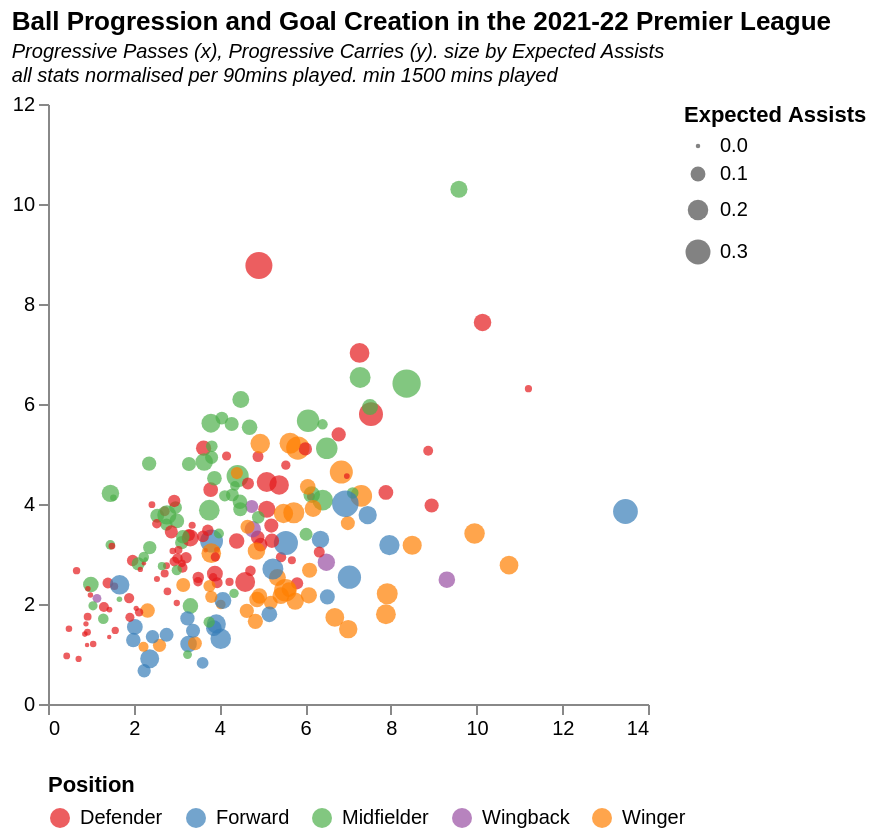

Vega-Lite specification for this chart:
### Vega-Lite specification from a JSON file in a GitHub repository (floating-point values rounded to 4 significant figures; data arrays with more than 128 entries replaced by an {"elided": "..."} marker saying what was removed)
{"$schema": "https://vega.github.io/schema/vega-lite/v5.json", "title": {"text": ["Ball Progression and Goal Creation in the 2021-22 Premier League"], "subtitle": ["Progressive Passes (x), Progressive Carries (y). size by Expected Assists", "all stats normalised per 90mins played. min 1500 mins played"], "subtitleFontStyle": "italic", "subtitleFontSize": 10, "anchor": "start", "color": "black"}, "config": {"background": "white", "view": {"stroke": "transparent"}}, "data": {"values": {"elided": "216 records"}}, "mark": {"type": "circle", "color": "#000080", "opacity": 0.7}, "height": 300, "width": 300, "encoding": {"x": {"field": "Progressive Carries", "type": "quantitative", "scale": {"domain": [0, 14]}, "axis": {"grid": false}, "title": null}, "y": {"field": "Progressive Passes", "type": "quantitative", "scale": {"domain": [0, 12]}, "axis": {"grid": false}, "title": null}, "color": {"field": "Pos", "type": "ordinal", "scale": {"scheme": "set1"}, "legend": {"orient": "bottom"}, "title": "Position"}, "size": {"field": "Expected Assists", "type": "quantitative", "title": "Expected Assists", "scale": {"range": [5, 200]}}, "tooltip": [{"field": "Player", "type": "ordinal", "title": "Player"}, {"field": "Progressive Passes", "type": "quantitative", "title": "Progressive Passes", "format": ".2f"}, {"field": "Progressive Carries", "type": "quantitative", "title": "Progressive Carries", "format": ".2f"}, {"field": "Expected Assists", "type": "quantitative", "title": "Expected Assists", "format": ".2f"}]}}
